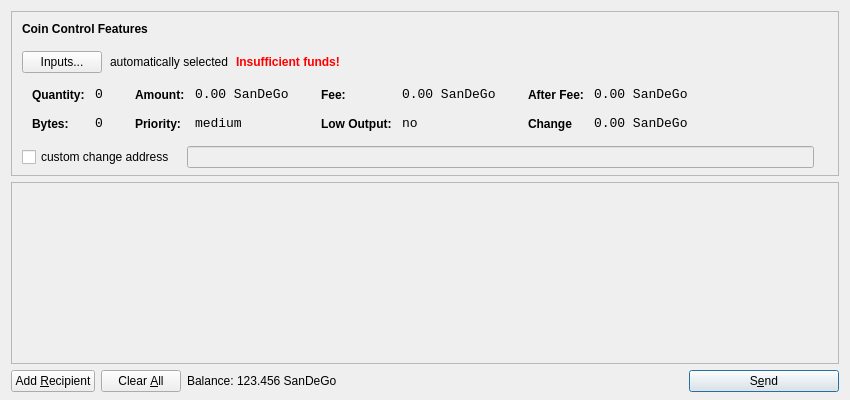
<?xml version="1.0" encoding="UTF-8"?>
<ui version="4.0">
 <class>SendCoinsDialog</class>
 <widget class="QDialog" name="SendCoinsDialog">
  <property name="geometry">
   <rect>
    <x>0</x>
    <y>0</y>
    <width>850</width>
    <height>400</height>
   </rect>
  </property>
  <property name="windowTitle">
   <string>Send Coins</string>
  </property>
  <layout class="QVBoxLayout" name="verticalLayout" stretch="0,1,0">
   <property name="bottomMargin">
    <number>8</number>
   </property>
   <item>
    <widget class="QFrame" name="frameCoinControl">
     <property name="sizePolicy">
      <sizepolicy hsizetype="Expanding" vsizetype="Expanding">
       <horstretch>0</horstretch>
       <verstretch>0</verstretch>
      </sizepolicy>
     </property>
     <property name="maximumSize">
      <size>
       <width>16777215</width>
       <height>16777215</height>
      </size>
     </property>
     <property name="frameShape">
      <enum>QFrame::StyledPanel</enum>
     </property>
     <property name="frameShadow">
      <enum>QFrame::Sunken</enum>
     </property>
     <layout class="QVBoxLayout" name="verticalLayoutCoinControl2">
      <property name="spacing">
       <number>-1</number>
      </property>
      <property name="leftMargin">
       <number>0</number>
      </property>
      <property name="topMargin">
       <number>0</number>
      </property>
      <property name="rightMargin">
       <number>0</number>
      </property>
      <property name="bottomMargin">
       <number>6</number>
      </property>
      <item>
       <layout class="QVBoxLayout" name="verticalLayoutCoinControl" stretch="0,0,0,0,1">
        <property name="spacing">
         <number>0</number>
        </property>
        <property name="leftMargin">
         <number>10</number>
        </property>
        <property name="topMargin">
         <number>10</number>
        </property>
        <item>
         <layout class="QHBoxLayout" name="horizontalLayoutCoinControl1">
          <property name="bottomMargin">
           <number>15</number>
          </property>
          <item>
           <widget class="QLabel" name="labelCoinControlFeatures">
            <property name="sizePolicy">
             <sizepolicy hsizetype="Preferred" vsizetype="Maximum">
              <horstretch>0</horstretch>
              <verstretch>0</verstretch>
             </sizepolicy>
            </property>
            <property name="font">
             <font>
              <weight>75</weight>
              <bold>true</bold>
             </font>
            </property>
            <property name="styleSheet">
             <string notr="true">font-weight:bold;</string>
            </property>
            <property name="text">
             <string>Coin Control Features</string>
            </property>
           </widget>
          </item>
         </layout>
        </item>
        <item>
         <layout class="QHBoxLayout" name="horizontalLayoutCoinControl2" stretch="0,0,0,0">
          <property name="spacing">
           <number>8</number>
          </property>
          <property name="bottomMargin">
           <number>10</number>
          </property>
          <item>
           <widget class="QPushButton" name="pushButtonCoinControl">
            <property name="styleSheet">
             <string notr="true"/>
            </property>
            <property name="text">
             <string>Inputs...</string>
            </property>
           </widget>
          </item>
          <item>
           <widget class="QLabel" name="labelCoinControlAutomaticallySelected">
            <property name="text">
             <string>automatically selected</string>
            </property>
            <property name="margin">
             <number>5</number>
            </property>
           </widget>
          </item>
          <item>
           <widget class="QLabel" name="labelCoinControlInsuffFunds">
            <property name="font">
             <font>
              <weight>75</weight>
              <bold>true</bold>
             </font>
            </property>
            <property name="styleSheet">
             <string notr="true">color:red;font-weight:bold;</string>
            </property>
            <property name="text">
             <string>Insufficient funds!</string>
            </property>
            <property name="margin">
             <number>5</number>
            </property>
           </widget>
          </item>
          <item>
           <spacer name="horizontalSpacerCoinControl">
            <property name="orientation">
             <enum>Qt::Horizontal</enum>
            </property>
            <property name="sizeHint" stdset="0">
             <size>
              <width>40</width>
              <height>1</height>
             </size>
            </property>
           </spacer>
          </item>
         </layout>
        </item>
        <item>
         <widget class="QWidget" name="widgetCoinControl" native="true">
          <property name="sizePolicy">
           <sizepolicy hsizetype="Preferred" vsizetype="Preferred">
            <horstretch>0</horstretch>
            <verstretch>0</verstretch>
           </sizepolicy>
          </property>
          <property name="minimumSize">
           <size>
            <width>0</width>
            <height>0</height>
           </size>
          </property>
          <property name="styleSheet">
           <string notr="true"/>
          </property>
          <layout class="QHBoxLayout" name="horizontalLayoutCoinControl5">
           <property name="margin">
            <number>0</number>
           </property>
           <item>
            <layout class="QHBoxLayout" name="horizontalLayoutCoinControl3" stretch="0,0,0,1">
             <property name="spacing">
              <number>20</number>
             </property>
             <property name="topMargin">
              <number>0</number>
             </property>
             <property name="bottomMargin">
              <number>10</number>
             </property>
             <item>
              <layout class="QFormLayout" name="formLayoutCoinControl1">
               <property name="horizontalSpacing">
                <number>10</number>
               </property>
               <property name="verticalSpacing">
                <number>14</number>
               </property>
               <property name="leftMargin">
                <number>10</number>
               </property>
               <property name="topMargin">
                <number>4</number>
               </property>
               <property name="rightMargin">
                <number>6</number>
               </property>
               <item row="0" column="0">
                <widget class="QLabel" name="labelCoinControlQuantityText">
                 <property name="styleSheet">
                  <string notr="true">font-weight:bold;</string>
                 </property>
                 <property name="text">
                  <string>Quantity:</string>
                 </property>
                 <property name="margin">
                  <number>0</number>
                 </property>
                </widget>
               </item>
               <item row="0" column="1">
                <widget class="QLabel" name="labelCoinControlQuantity">
                 <property name="font">
                  <font>
                   <family>Monospace</family>
                   <pointsize>10</pointsize>
                  </font>
                 </property>
                 <property name="cursor">
                  <cursorShape>IBeamCursor</cursorShape>
                 </property>
                 <property name="contextMenuPolicy">
                  <enum>Qt::ActionsContextMenu</enum>
                 </property>
                 <property name="text">
                  <string>0</string>
                 </property>
                 <property name="margin">
                  <number>0</number>
                 </property>
                 <property name="textInteractionFlags">
                  <set>Qt::LinksAccessibleByMouse|Qt::TextSelectableByKeyboard|Qt::TextSelectableByMouse</set>
                 </property>
                </widget>
               </item>
               <item row="1" column="0">
                <widget class="QLabel" name="labelCoinControlBytesText">
                 <property name="styleSheet">
                  <string notr="true">font-weight:bold;</string>
                 </property>
                 <property name="text">
                  <string>Bytes:</string>
                 </property>
                </widget>
               </item>
               <item row="1" column="1">
                <widget class="QLabel" name="labelCoinControlBytes">
                 <property name="font">
                  <font>
                   <family>Monospace</family>
                   <pointsize>10</pointsize>
                  </font>
                 </property>
                 <property name="cursor">
                  <cursorShape>IBeamCursor</cursorShape>
                 </property>
                 <property name="contextMenuPolicy">
                  <enum>Qt::ActionsContextMenu</enum>
                 </property>
                 <property name="text">
                  <string>0</string>
                 </property>
                 <property name="textInteractionFlags">
                  <set>Qt::LinksAccessibleByMouse|Qt::TextSelectableByKeyboard|Qt::TextSelectableByMouse</set>
                 </property>
                </widget>
               </item>
              </layout>
             </item>
             <item>
              <layout class="QFormLayout" name="formLayoutCoinControl2">
               <property name="horizontalSpacing">
                <number>10</number>
               </property>
               <property name="verticalSpacing">
                <number>14</number>
               </property>
               <property name="leftMargin">
                <number>6</number>
               </property>
               <property name="topMargin">
                <number>4</number>
               </property>
               <property name="rightMargin">
                <number>6</number>
               </property>
               <item row="0" column="0">
                <widget class="QLabel" name="labelCoinControlAmountText">
                 <property name="styleSheet">
                  <string notr="true">font-weight:bold;</string>
                 </property>
                 <property name="text">
                  <string>Amount:</string>
                 </property>
                 <property name="margin">
                  <number>0</number>
                 </property>
                </widget>
               </item>
               <item row="0" column="1">
                <widget class="QLabel" name="labelCoinControlAmount">
                 <property name="font">
                  <font>
                   <family>Monospace</family>
                   <pointsize>10</pointsize>
                  </font>
                 </property>
                 <property name="cursor">
                  <cursorShape>IBeamCursor</cursorShape>
                 </property>
                 <property name="contextMenuPolicy">
                  <enum>Qt::ActionsContextMenu</enum>
                 </property>
                 <property name="text">
                  <string>0.00 SanDeGo</string>
                 </property>
                 <property name="textInteractionFlags">
                  <set>Qt::LinksAccessibleByMouse|Qt::TextSelectableByKeyboard|Qt::TextSelectableByMouse</set>
                 </property>
                </widget>
               </item>
               <item row="1" column="0">
                <widget class="QLabel" name="labelCoinControlPriorityText">
                 <property name="styleSheet">
                  <string notr="true">font-weight:bold;</string>
                 </property>
                 <property name="text">
                  <string>Priority:</string>
                 </property>
                </widget>
               </item>
               <item row="1" column="1">
                <widget class="QLabel" name="labelCoinControlPriority">
                 <property name="font">
                  <font>
                   <family>Monospace</family>
                   <pointsize>10</pointsize>
                  </font>
                 </property>
                 <property name="cursor">
                  <cursorShape>IBeamCursor</cursorShape>
                 </property>
                 <property name="contextMenuPolicy">
                  <enum>Qt::ActionsContextMenu</enum>
                 </property>
                 <property name="text">
                  <string>medium</string>
                 </property>
                 <property name="textInteractionFlags">
                  <set>Qt::LinksAccessibleByMouse|Qt::TextSelectableByKeyboard|Qt::TextSelectableByMouse</set>
                 </property>
                </widget>
               </item>
              </layout>
             </item>
             <item>
              <layout class="QFormLayout" name="formLayoutCoinControl3">
               <property name="horizontalSpacing">
                <number>10</number>
               </property>
               <property name="verticalSpacing">
                <number>14</number>
               </property>
               <property name="leftMargin">
                <number>6</number>
               </property>
               <property name="topMargin">
                <number>4</number>
               </property>
               <property name="rightMargin">
                <number>6</number>
               </property>
               <item row="0" column="0">
                <widget class="QLabel" name="labelCoinControlFeeText">
                 <property name="styleSheet">
                  <string notr="true">font-weight:bold;</string>
                 </property>
                 <property name="text">
                  <string>Fee:</string>
                 </property>
                 <property name="margin">
                  <number>0</number>
                 </property>
                </widget>
               </item>
               <item row="0" column="1">
                <widget class="QLabel" name="labelCoinControlFee">
                 <property name="font">
                  <font>
                   <family>Monospace</family>
                   <pointsize>10</pointsize>
                  </font>
                 </property>
                 <property name="cursor">
                  <cursorShape>IBeamCursor</cursorShape>
                 </property>
                 <property name="contextMenuPolicy">
                  <enum>Qt::ActionsContextMenu</enum>
                 </property>
                 <property name="text">
                  <string>0.00 SanDeGo</string>
                 </property>
                 <property name="textInteractionFlags">
                  <set>Qt::LinksAccessibleByMouse|Qt::TextSelectableByKeyboard|Qt::TextSelectableByMouse</set>
                 </property>
                </widget>
               </item>
               <item row="1" column="0">
                <widget class="QLabel" name="labelCoinControlLowOutputText">
                 <property name="styleSheet">
                  <string notr="true">font-weight:bold;</string>
                 </property>
                 <property name="text">
                  <string>Low Output:</string>
                 </property>
                </widget>
               </item>
               <item row="1" column="1">
                <widget class="QLabel" name="labelCoinControlLowOutput">
                 <property name="font">
                  <font>
                   <family>Monospace</family>
                   <pointsize>10</pointsize>
                  </font>
                 </property>
                 <property name="cursor">
                  <cursorShape>IBeamCursor</cursorShape>
                 </property>
                 <property name="contextMenuPolicy">
                  <enum>Qt::ActionsContextMenu</enum>
                 </property>
                 <property name="text">
                  <string>no</string>
                 </property>
                 <property name="textInteractionFlags">
                  <set>Qt::LinksAccessibleByMouse|Qt::TextSelectableByKeyboard|Qt::TextSelectableByMouse</set>
                 </property>
                </widget>
               </item>
              </layout>
             </item>
             <item>
              <layout class="QFormLayout" name="formLayoutCoinControl4">
               <property name="horizontalSpacing">
                <number>10</number>
               </property>
               <property name="verticalSpacing">
                <number>14</number>
               </property>
               <property name="leftMargin">
                <number>6</number>
               </property>
               <property name="topMargin">
                <number>4</number>
               </property>
               <property name="rightMargin">
                <number>6</number>
               </property>
               <item row="0" column="0">
                <widget class="QLabel" name="labelCoinControlAfterFeeText">
                 <property name="styleSheet">
                  <string notr="true">font-weight:bold;</string>
                 </property>
                 <property name="text">
                  <string>After Fee:</string>
                 </property>
                 <property name="margin">
                  <number>0</number>
                 </property>
                </widget>
               </item>
               <item row="0" column="1">
                <widget class="QLabel" name="labelCoinControlAfterFee">
                 <property name="font">
                  <font>
                   <family>Monospace</family>
                   <pointsize>10</pointsize>
                  </font>
                 </property>
                 <property name="cursor">
                  <cursorShape>IBeamCursor</cursorShape>
                 </property>
                 <property name="contextMenuPolicy">
                  <enum>Qt::ActionsContextMenu</enum>
                 </property>
                 <property name="text">
                  <string>0.00 SanDeGo</string>
                 </property>
                 <property name="textInteractionFlags">
                  <set>Qt::LinksAccessibleByMouse|Qt::TextSelectableByKeyboard|Qt::TextSelectableByMouse</set>
                 </property>
                </widget>
               </item>
               <item row="1" column="0">
                <widget class="QLabel" name="labelCoinControlChangeText">
                 <property name="styleSheet">
                  <string notr="true">font-weight:bold;</string>
                 </property>
                 <property name="text">
                  <string>Change</string>
                 </property>
                </widget>
               </item>
               <item row="1" column="1">
                <widget class="QLabel" name="labelCoinControlChange">
                 <property name="font">
                  <font>
                   <family>Monospace</family>
                   <pointsize>10</pointsize>
                  </font>
                 </property>
                 <property name="cursor">
                  <cursorShape>IBeamCursor</cursorShape>
                 </property>
                 <property name="contextMenuPolicy">
                  <enum>Qt::ActionsContextMenu</enum>
                 </property>
                 <property name="text">
                  <string>0.00 SanDeGo</string>
                 </property>
                 <property name="textInteractionFlags">
                  <set>Qt::LinksAccessibleByMouse|Qt::TextSelectableByKeyboard|Qt::TextSelectableByMouse</set>
                 </property>
                </widget>
               </item>
              </layout>
             </item>
            </layout>
           </item>
          </layout>
         </widget>
        </item>
        <item>
         <layout class="QHBoxLayout" name="horizontalLayoutCoinControl4" stretch="0,0,0">
          <property name="spacing">
           <number>12</number>
          </property>
          <property name="sizeConstraint">
           <enum>QLayout::SetDefaultConstraint</enum>
          </property>
          <property name="topMargin">
           <number>5</number>
          </property>
          <property name="rightMargin">
           <number>5</number>
          </property>
          <item>
           <widget class="QCheckBox" name="checkBoxCoinControlChange">
            <property name="text">
             <string>custom change address</string>
            </property>
           </widget>
          </item>
          <item>
           <widget class="QLineEdit" name="lineEditCoinControlChange">
            <property name="enabled">
             <bool>false</bool>
            </property>
            <property name="sizePolicy">
             <sizepolicy hsizetype="Expanding" vsizetype="Fixed">
              <horstretch>0</horstretch>
              <verstretch>0</verstretch>
             </sizepolicy>
            </property>
           </widget>
          </item>
          <item>
           <widget class="QLabel" name="labelCoinControlChangeLabel">
            <property name="sizePolicy">
             <sizepolicy hsizetype="Preferred" vsizetype="Expanding">
              <horstretch>0</horstretch>
              <verstretch>0</verstretch>
             </sizepolicy>
            </property>
            <property name="minimumSize">
             <size>
              <width>0</width>
              <height>0</height>
             </size>
            </property>
            <property name="text">
             <string/>
            </property>
            <property name="margin">
             <number>3</number>
            </property>
           </widget>
          </item>
         </layout>
        </item>
        <item>
         <spacer name="verticalSpacerCoinControl">
          <property name="orientation">
           <enum>Qt::Vertical</enum>
          </property>
          <property name="sizeHint" stdset="0">
           <size>
            <width>800</width>
            <height>1</height>
           </size>
          </property>
         </spacer>
        </item>
       </layout>
      </item>
     </layout>
    </widget>
   </item>
   <item>
    <widget class="QScrollArea" name="scrollArea">
     <property name="widgetResizable">
      <bool>true</bool>
     </property>
     <widget class="QWidget" name="scrollAreaWidgetContents">
      <property name="geometry">
       <rect>
        <x>0</x>
        <y>0</y>
        <width>830</width>
        <height>165</height>
       </rect>
      </property>
      <layout class="QVBoxLayout" name="verticalLayout_2">
       <property name="margin">
        <number>0</number>
       </property>
       <item>
        <layout class="QVBoxLayout" name="entries">
         <property name="spacing">
          <number>6</number>
         </property>
        </layout>
       </item>
       <item>
        <spacer name="verticalSpacer">
         <property name="orientation">
          <enum>Qt::Vertical</enum>
         </property>
         <property name="sizeHint" stdset="0">
          <size>
           <width>20</width>
           <height>40</height>
          </size>
         </property>
        </spacer>
       </item>
      </layout>
     </widget>
    </widget>
   </item>
   <item>
    <layout class="QHBoxLayout" name="horizontalLayout">
     <item>
      <widget class="QPushButton" name="addButton">
       <property name="toolTip">
        <string>Send to multiple recipients at once</string>
       </property>
       <property name="text">
        <string>Add &amp;Recipient</string>
       </property>
       <property name="icon">
        <iconset resource="../bitcoin.qrc">
         <normaloff>:/icons/add</normaloff>:/icons/add</iconset>
       </property>
       <property name="autoDefault">
        <bool>false</bool>
       </property>
      </widget>
     </item>
     <item>
      <widget class="QPushButton" name="clearButton">
       <property name="sizePolicy">
        <sizepolicy hsizetype="Minimum" vsizetype="Fixed">
         <horstretch>0</horstretch>
         <verstretch>0</verstretch>
        </sizepolicy>
       </property>
       <property name="toolTip">
        <string>Remove all transaction fields</string>
       </property>
       <property name="text">
        <string>Clear &amp;All</string>
       </property>
       <property name="icon">
        <iconset resource="../bitcoin.qrc">
         <normaloff>:/icons/remove</normaloff>:/icons/remove</iconset>
       </property>
       <property name="autoRepeatDelay">
        <number>300</number>
       </property>
       <property name="autoDefault">
        <bool>false</bool>
       </property>
      </widget>
     </item>
     <item>
      <layout class="QHBoxLayout" name="horizontalLayout_2">
       <property name="spacing">
        <number>3</number>
       </property>
       <item>
        <widget class="QLabel" name="label">
         <property name="sizePolicy">
          <sizepolicy hsizetype="Preferred" vsizetype="Fixed">
           <horstretch>0</horstretch>
           <verstretch>0</verstretch>
          </sizepolicy>
         </property>
         <property name="text">
          <string>Balance:</string>
         </property>
        </widget>
       </item>
       <item>
        <widget class="QLabel" name="labelBalance">
         <property name="sizePolicy">
          <sizepolicy hsizetype="Preferred" vsizetype="Fixed">
           <horstretch>0</horstretch>
           <verstretch>0</verstretch>
          </sizepolicy>
         </property>
         <property name="cursor">
          <cursorShape>IBeamCursor</cursorShape>
         </property>
         <property name="text">
          <string>123.456 SanDeGo</string>
         </property>
         <property name="textInteractionFlags">
          <set>Qt::LinksAccessibleByMouse|Qt::TextSelectableByKeyboard|Qt::TextSelectableByMouse</set>
         </property>
        </widget>
       </item>
      </layout>
     </item>
     <item>
      <spacer name="horizontalSpacer">
       <property name="orientation">
        <enum>Qt::Horizontal</enum>
       </property>
       <property name="sizeHint" stdset="0">
        <size>
         <width>40</width>
         <height>20</height>
        </size>
       </property>
      </spacer>
     </item>
     <item>
      <widget class="QPushButton" name="sendButton">
       <property name="minimumSize">
        <size>
         <width>150</width>
         <height>0</height>
        </size>
       </property>
       <property name="toolTip">
        <string>Confirm the send action</string>
       </property>
       <property name="text">
        <string>S&amp;end</string>
       </property>
       <property name="icon">
        <iconset resource="../bitcoin.qrc">
         <normaloff>:/icons/send</normaloff>:/icons/send</iconset>
       </property>
       <property name="default">
        <bool>true</bool>
       </property>
      </widget>
     </item>
    </layout>
   </item>
  </layout>
 </widget>
 <resources>
  <include location="../bitcoin.qrc"/>
 </resources>
 <connections/>
</ui>
